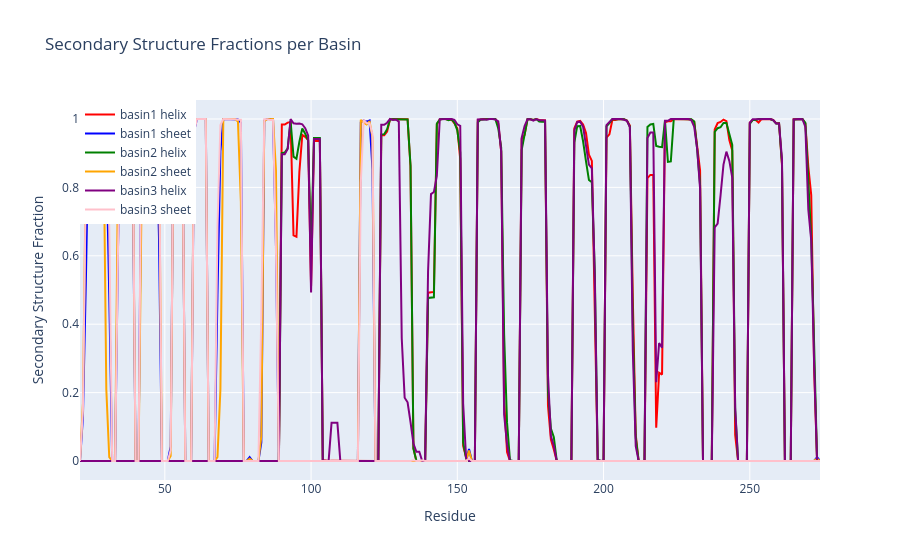

The cell this chart's notebook holds for it:
### Code cell
Hprop_basin1,Eprop_basin1=dssp_convert(dssp[basin1frames])
Hprop_basin2,Eprop_basin2=dssp_convert(dssp[basin2frames])
Hprop_basin3,Eprop_basin3=dssp_convert(dssp[basin3frames])

fig = go.Figure()
fig.add_trace(go.Scatter(x=residue_num, y=Hprop_basin1, mode='lines', name='basin1 helix', line=dict(color='red')))
fig.add_trace(go.Scatter(x=residue_num, y=Eprop_basin1, mode='lines', name='basin1 sheet', line=dict(color='blue')))
fig.add_trace(go.Scatter(x=residue_num, y=Hprop_basin2, mode='lines', name='basin2 helix', line=dict(color='green')))
fig.add_trace(go.Scatter(x=residue_num, y=Eprop_basin2, mode='lines', name='basin2 sheet', line=dict(color='orange')))
fig.add_trace(go.Scatter(x=residue_num, y=Hprop_basin3, mode='lines', name='basin3 helix', line=dict(color='purple')))
fig.add_trace(go.Scatter(x=residue_num, y=Eprop_basin3, mode='lines', name='basin3 sheet', line=dict(color='pink')))
fig.update_layout(title='Secondary Structure Fractions per Basin',
                  xaxis_title='Residue',
                  yaxis_title='Secondary Structure Fraction',
                  legend=dict(x=0, y=1))

### Figure 1 — Plotly figure (JSON) as saved in the notebook; plotly's stock layout.template omitted (floating-point values rounded to 4 significant figures; data arrays with more than 128 entries replaced by an {"elided": "..."} marker saying what was removed)
{"data": [{"line": {"color": "red"}, "mode": "lines", "name": "basin1 helix", "type": "scatter", "x": {"elided": "254 int values"}, "y": {"elided": "254 float values"}}, {"line": {"color": "blue"}, "mode": "lines", "name": "basin1 sheet", "type": "scatter", "x": {"elided": "254 int values"}, "y": {"elided": "254 float values"}}, {"line": {"color": "green"}, "mode": "lines", "name": "basin2 helix", "type": "scatter", "x": {"elided": "254 int values"}, "y": {"elided": "254 float values"}}, {"line": {"color": "orange"}, "mode": "lines", "name": "basin2 sheet", "type": "scatter", "x": {"elided": "254 int values"}, "y": {"elided": "254 float values"}}, {"line": {"color": "purple"}, "mode": "lines", "name": "basin3 helix", "type": "scatter", "x": {"elided": "254 int values"}, "y": {"elided": "254 float values"}}, {"line": {"color": "pink"}, "mode": "lines", "name": "basin3 sheet", "type": "scatter", "x": {"elided": "254 int values"}, "y": {"elided": "254 float values"}}], "layout": {"legend": {"x": 0, "y": 1}, "title": {"text": "Secondary Structure Fractions per Basin"}, "xaxis": {"title": {"text": "Residue"}}, "yaxis": {"title": {"text": "Secondary Structure Fraction"}}}}
